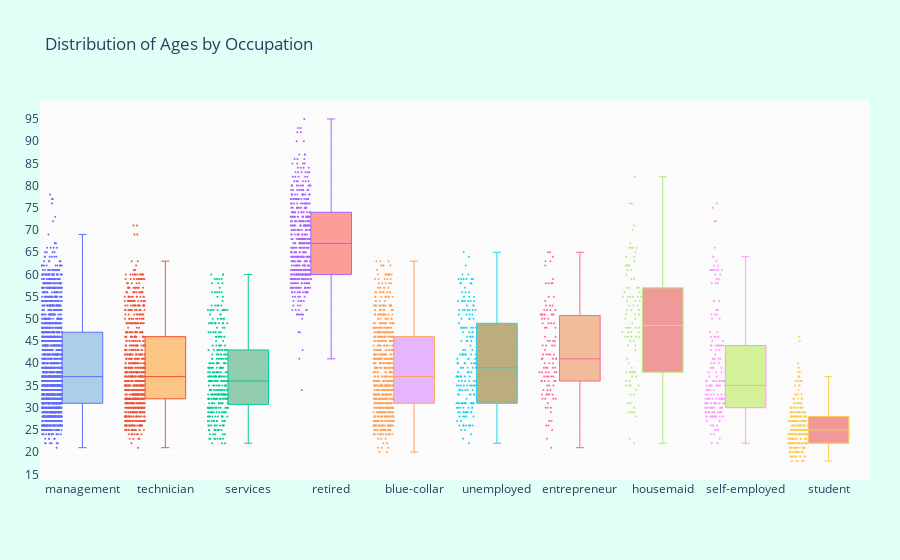

Source (notebook cell):
### Code cell
# nghề nghiệp nào có xu hướng giữ số dư tài khoản cao hơn.
suscribed_df = df.loc[df["deposit"] == "yes"]

occupations = df["job"].unique().tolist()

# Lấy số dư tài khoản theo nghề nghiệp
management = suscribed_df["age"].loc[suscribed_df["job"] == "management"].values
technician = suscribed_df["age"].loc[suscribed_df["job"] == "technician"].values
services = suscribed_df["age"].loc[suscribed_df["job"] == "services"].values
retired = suscribed_df["age"].loc[suscribed_df["job"] == "retired"].values
blue_collar = suscribed_df["age"].loc[suscribed_df["job"] == "blue-collar"].values
unemployed = suscribed_df["age"].loc[suscribed_df["job"] == "unemployed"].values
entrepreneur = suscribed_df["age"].loc[suscribed_df["job"] == "entrepreneur"].values
housemaid = suscribed_df["age"].loc[suscribed_df["job"] == "housemaid"].values
self_employed = suscribed_df["age"].loc[suscribed_df["job"] == "self-employed"].values
student = suscribed_df["age"].loc[suscribed_df["job"] == "student"].values


ages = [management, technician, services, retired, blue_collar, unemployed, 
         entrepreneur, housemaid, self_employed, student]

colors = ['rgba(93, 164, 214, 0.5)', 'rgba(255, 144, 14, 0.5)',
          'rgba(44, 160, 101, 0.5)', 'rgba(255, 65, 54, 0.5)', 
          'rgba(207, 114, 255, 0.5)', 'rgba(127, 96, 0, 0.5)',
         'rgba(229, 126, 56, 0.5)', 'rgba(229, 56, 56, 0.5)',
         'rgba(174, 229, 56, 0.5)', 'rgba(229, 56, 56, 0.5)']

traces = []

for xd, yd, cls in zip(occupations, ages, colors):
        traces.append(go.Box(
            y=yd,
            name=xd,
            boxpoints='all',
            jitter=0.5,
            whiskerwidth=0.2,
            fillcolor=cls,
            marker=dict(
                size=2,
            ),
            line=dict(width=1),
        ))

layout = go.Layout(
    title='Distribution of Ages by Occupation',
    yaxis=dict(
        autorange=True,
        showgrid=True,
        zeroline=True,
        dtick=5,
        gridcolor='rgb(255, 255, 255)',
        gridwidth=1,
        zerolinecolor='rgb(255, 255, 255)',
        zerolinewidth=2,
    ),
    margin=dict(
        l=40,
        r=30,
        b=80,
        t=100,
    ),
    paper_bgcolor='rgb(224,255,246)',
    plot_bgcolor='rgb(251,251,251)',
    showlegend=False
)

fig = go.Figure(data=traces, layout=layout)
iplot(fig)

### Figure 1 — Plotly figure (JSON) as saved in the notebook; plotly's stock layout.template omitted (floating-point values rounded to 4 significant figures; data arrays with more than 128 entries replaced by an {"elided": "..."} marker saying what was removed)
{"data": [{"boxpoints": "all", "fillcolor": "rgba(93, 164, 214, 0.5)", "jitter": 0.5, "line": {"width": 1}, "marker": {"size": 2}, "name": "management", "type": "box", "whiskerwidth": 0.2, "y": {"elided": "1829 int values"}}, {"boxpoints": "all", "fillcolor": "rgba(255, 144, 14, 0.5)", "jitter": 0.5, "line": {"width": 1}, "marker": {"size": 2}, "name": "technician", "type": "box", "whiskerwidth": 0.2, "y": {"elided": "790 int values"}}, {"boxpoints": "all", "fillcolor": "rgba(44, 160, 101, 0.5)", "jitter": 0.5, "line": {"width": 1}, "marker": {"size": 2}, "name": "services", "type": "box", "whiskerwidth": 0.2, "y": {"elided": "345 int values"}}, {"boxpoints": "all", "fillcolor": "rgba(255, 65, 54, 0.5)", "jitter": 0.5, "line": {"width": 1}, "marker": {"size": 2}, "name": "retired", "type": "box", "whiskerwidth": 0.2, "y": {"elided": "490 int values"}}, {"boxpoints": "all", "fillcolor": "rgba(207, 114, 255, 0.5)", "jitter": 0.5, "line": {"width": 1}, "marker": {"size": 2}, "name": "blue-collar", "type": "box", "whiskerwidth": 0.2, "y": {"elided": "677 int values"}}, {"boxpoints": "all", "fillcolor": "rgba(127, 96, 0, 0.5)", "jitter": 0.5, "line": {"width": 1}, "marker": {"size": 2}, "name": "unemployed", "type": "box", "whiskerwidth": 0.2, "y": {"elided": "190 int values"}}, {"boxpoints": "all", "fillcolor": "rgba(229, 126, 56, 0.5)", "jitter": 0.5, "line": {"width": 1}, "marker": {"size": 2}, "name": "entrepreneur", "type": "box", "whiskerwidth": 0.2, "y": [23, 45, 51, 53, 58, 42, 42, 36, 41, 36, 33, 52, 33, 45, 35, 34, 30, 51, 46, 27, 40, 43, 35, 50, 41, 38, 49, 50, 42, 48, 44, 46, 51, 27, 45, 37, 39, 51, 30, 45, 38, 52, 41, 33, 30, 26, 26, 48, 34, 51, 32, 36, 54, 52, 32, 51, 49, 35, 34, 58, 39, 39, 37, 38, 37, 55, 38, 36, 52, 37, 42, 44, 55, 39, 25, 53, 51, 64, 53, 33, 65, 32, 63, 21, 38, 65, 33, 40, 40, 63, 44, 38, 49, 36, 36, 32, 48, 41, 58, 59, 31, 49, 42, 39, 29, 50, 41, 62, 44, 37, 58]}, {"boxpoints": "all", "fillcolor": "rgba(229, 56, 56, 0.5)", "jitter": 0.5, "line": {"width": 1}, "marker": {"size": 2}, "name": "housemaid", "type": "box", "whiskerwidth": 0.2, "y": [52, 53, 56, 41, 57, 47, 55, 35, 52, 46, 55, 39, 48, 53, 46, 44, 59, 55, 51, 59, 57, 34, 33, 48, 62, 65, 33, 62, 76, 51, 23, 38, 47, 43, 35, 36, 38, 35, 49, 70, 45, 48, 63, 50, 52, 66, 76, 53, 38, 57, 71, 46, 66, 38, 64, 29, 48, 38, 56, 55, 29, 46, 66, 55, 82, 48, 48, 29, 67, 61, 61, 31, 47, 66, 45, 54, 55, 60, 28, 62, 47, 31, 50, 40, 54, 54, 46, 29, 64, 30, 62, 36, 37, 57, 37, 51, 44, 22, 35, 38]}, {"boxpoints": "all", "fillcolor": "rgba(174, 229, 56, 0.5)", "jitter": 0.5, "line": {"width": 1}, "marker": {"size": 2}, "name": "self-employed", "type": "box", "whiskerwidth": 0.2, "y": {"elided": "177 int values"}}, {"boxpoints": "all", "fillcolor": "rgba(229, 56, 56, 0.5)", "jitter": 0.5, "line": {"width": 1}, "marker": {"size": 2}, "name": "student", "type": "box", "whiskerwidth": 0.2, "y": {"elided": "258 int values"}}], "layout": {"margin": {"b": 80, "l": 40, "r": 30, "t": 100}, "paper_bgcolor": "rgb(224,255,246)", "plot_bgcolor": "rgb(251,251,251)", "showlegend": false, "title": {"text": "Distribution of Ages by Occupation"}, "yaxis": {"autorange": true, "dtick": 5, "gridcolor": "rgb(255, 255, 255)", "gridwidth": 1, "showgrid": true, "zeroline": true, "zerolinecolor": "rgb(255, 255, 255)", "zerolinewidth": 2}}}
